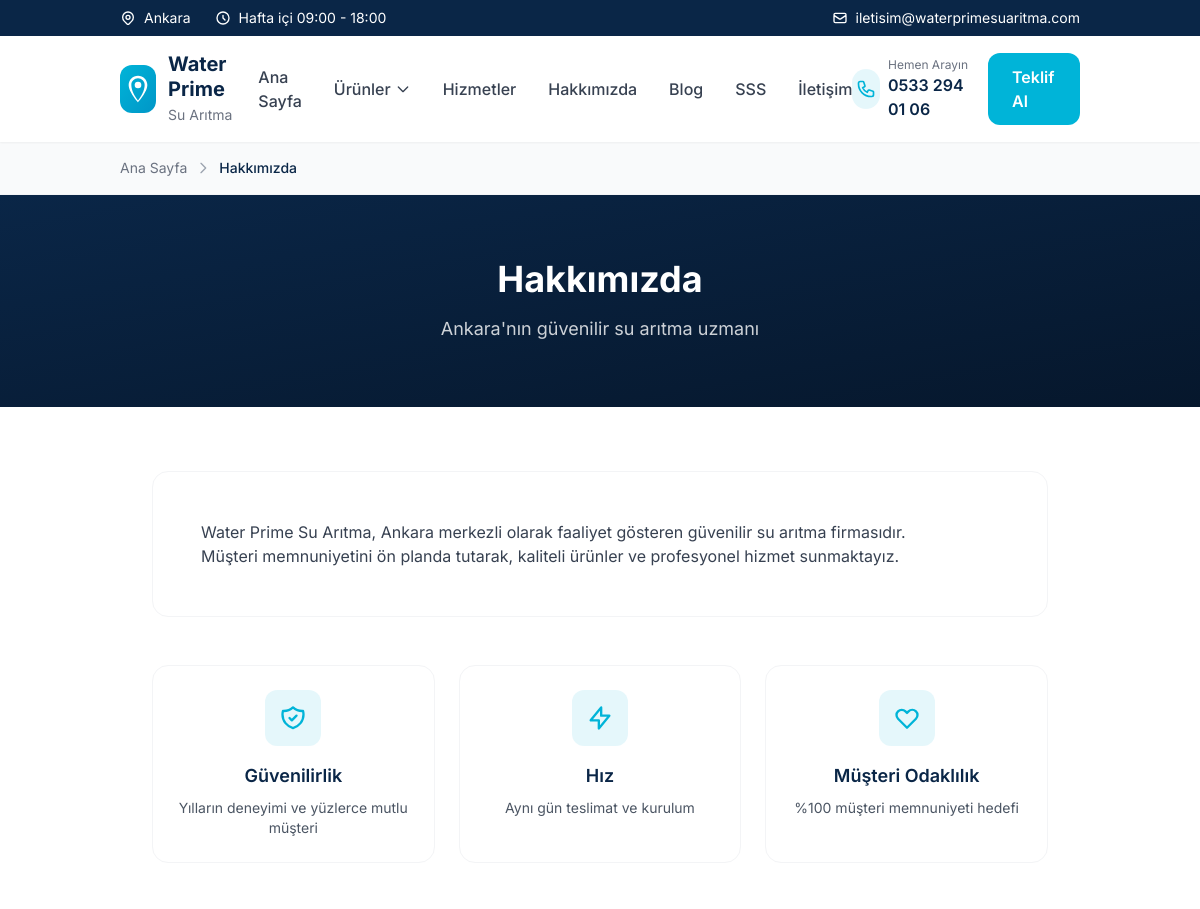
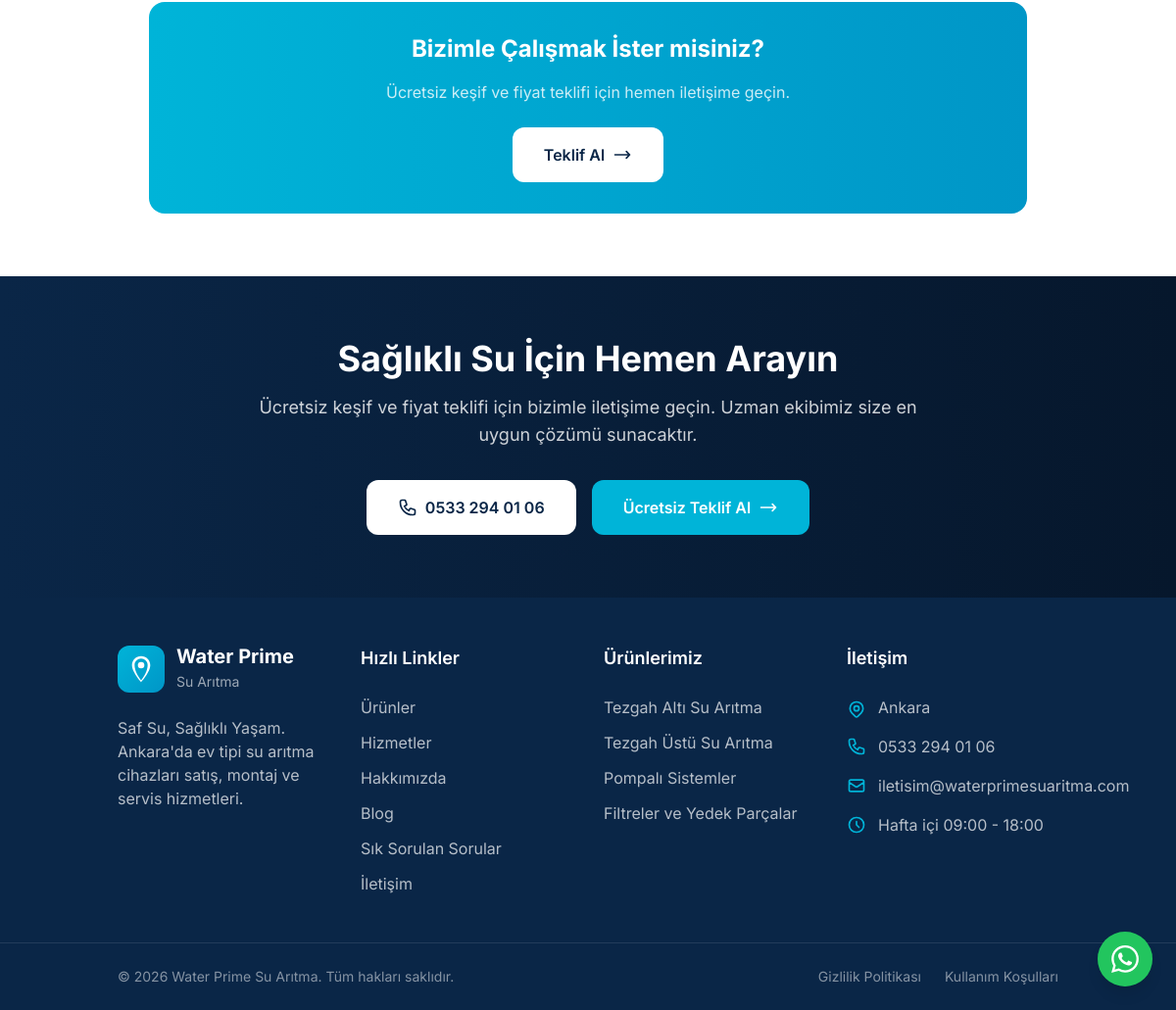
The page /pages/hakkimizda.php on the database its author committed (2 pictures, top to bottom).
### tables this page shows
CREATE TABLE `pages` (
  `id` int(11) NOT NULL AUTO_INCREMENT,
  `title` varchar(255) NOT NULL,
  `slug` varchar(255) NOT NULL,
  `content` longtext DEFAULT NULL,
  `is_active` tinyint(1) DEFAULT 1,
  `meta_title` varchar(255) DEFAULT NULL,
  `meta_description` text DEFAULT NULL,
  `created_at` datetime DEFAULT CURRENT_TIMESTAMP,
  `updated_at` datetime DEFAULT CURRENT_TIMESTAMP ON UPDATE CURRENT_TIMESTAMP,
  PRIMARY KEY (`id`),
  UNIQUE KEY `slug` (`slug`)
);

CREATE TABLE `categories` (
  `id` int(11) NOT NULL AUTO_INCREMENT,
  `name` varchar(100) NOT NULL,
  `slug` varchar(100) NOT NULL,
  `description` text DEFAULT NULL,
  `image` varchar(255) DEFAULT NULL,
  `sort_order` int(11) DEFAULT 0,
  `is_active` tinyint(1) DEFAULT 1,
  `meta_title` varchar(255) DEFAULT NULL,
  `meta_description` text DEFAULT NULL,
  `created_at` datetime DEFAULT CURRENT_TIMESTAMP,
  `updated_at` datetime DEFAULT CURRENT_TIMESTAMP ON UPDATE CURRENT_TIMESTAMP,
  PRIMARY KEY (`id`),
  UNIQUE KEY `slug` (`slug`)
);

### includes/functions.php (called while the page is built, shortened)
<?php
function e($string) {
    return htmlspecialchars($string ?? '', ENT_QUOTES, 'UTF-8');
}
function getCategories($activeOnly = true) {
    $db = getDB();
    $sql = "SELECT * FROM categories";
    if ($activeOnly) {
        $sql .= " WHERE is_active = 1";
    }
    $sql .= " ORDER BY sort_order ASC";
    $stmt = $db->query($sql);
    return $stmt->fetchAll();
}

### pages/hakkimizda.php (the view, shortened to what this page needs)
<?php
$db = getDB();
$stmt = $db->prepare("SELECT * FROM pages WHERE slug = 'hakkimizda'");
$stmt->execute();
$page = $stmt->fetch();
include INCLUDES_PATH . 'header.php';
?>
<section class="bg-gray-50 py-4 border-b border-gray-100">
    <div class="container">
        <nav class="flex items-center gap-2 text-sm">
            <a href="<?= SITE_URL ?>" class="text-gray-500 hover:text-accent transition-colors">Ana Sayfa</a>
            <svg class="w-4 h-4 text-gray-400" fill="none" stroke="currentColor" viewBox="0 0 24 24">
                <path stroke-linecap="round" stroke-linejoin="round" stroke-width="2" d="M9 5l7 7-7 7"/>
            </svg>
            <span class="text-primary font-medium">Hakkımızda</span>
        </nav>
    </div>
</section>
<section class="bg-gradient-to-br from-primary to-primary-700 py-16">
    <div class="container text-center">
        <h1 class="text-3xl md:text-4xl font-bold text-white mb-4">Hakkımızda</h1>
        <p class="text-white/80 text-lg max-w-2xl mx-auto">
            Ankara'nın güvenilir su arıtma uzmanı
        </p>
    </div>
</section>
<section class="py-16">
    <div class="container">
        <div class="max-w-4xl mx-auto">
            <div class="bg-white rounded-2xl border border-gray-100 p-8 md:p-12 mb-12">
                <div class="prose prose-lg max-w-none">
                    <?php if ($page && $page['content']): ?>
                        <?= $page['content'] ?>
                    <?php endif; ?>
                </div>
            </div>
            <div class="grid md:grid-cols-3 gap-6 mb-12">
                <div class="bg-white rounded-2xl border border-gray-100 p-6 text-center">
                    <div class="w-14 h-14 rounded-xl bg-accent/10 flex items-center justify-center mx-auto mb-4">
                    </div>
                    <h3 class="text-lg font-semibold text-primary mb-2">Güvenilirlik</h3>
                    <p class="text-gray-600 text-sm">Yılların deneyimi ve yüzlerce mutlu müşteri</p>
                </div>
                <div class="bg-white rounded-2xl border border-gray-100 p-6 text-center">
                    <div class="w-14 h-14 rounded-xl bg-accent/10 flex items-center justify-center mx-auto mb-4">
                        <svg class="w-7 h-7 text-accent" fill="none" stroke="currentColor" viewBox="0 0 24 24">
                            <path stroke-linecap="round" stroke-linejoin="round" stroke-width="2" d="M13 10V3L4 14h7v7l9-11h-7z"/>
                        </svg>
                    </div>
                    <h3 class="text-lg font-semibold text-primary mb-2">Hız</h3>
                    <p class="text-gray-600 text-sm">Aynı gün teslimat ve kurulum</p>
                </div>
                <div class="bg-white rounded-2xl border border-gray-100 p-6 text-center">
                    <div class="w-14 h-14 rounded-xl bg-accent/10 flex items-center justify-center mx-auto mb-4">
                        <svg class="w-7 h-7 text-accent" fill="none" stroke="currentColor" viewBox="0 0 24 24">
                            <path stroke-linecap="round" stroke-linejoin="round" stroke-width="2" d="M4.318 6.318a4.5 4.5 0 000 6.364L12 20.364l7.682-7.682a4.5 4.5 0 00-6.364-6.364L12 7.636l-1.318-1.318a4.5 4.5 0 00-6.364 0z"/>
                        </svg>
                    </div>
                    <h3 class="text-lg font-semibold text-primary mb-2">Müşteri Odaklılık</h3>
                    <p class="text-gray-600 text-sm">%100 müşteri memnuniyeti hedefi</p>
                </div>
            </div>
            <div class="bg-gradient-to-r from-accent to-accent-dark rounded-2xl p-8 text-center text-white">
                <h2 class="text-2xl font-bold mb-4">Bizimle Çalışmak İster misiniz?</h2>
                <p class="text-white/80 mb-6">Ücretsiz keşif ve fiyat teklifi için hemen iletişime geçin.</p>
                <a href="<?= SITE_URL ?>/teklif-al" class="inline-flex items-center gap-2 bg-white text-primary px-8 py-4 rounded-xl font-semibold hover:bg-gray-100 transition-colors">
                    Teklif Al
                    <svg class="w-5 h-5" fill="none" stroke="currentColor" viewBox="0 0 24 24">
                        <path stroke-linecap="round" stroke-linejoin="round" stroke-width="2" d="M17 8l4 4m0 0l-4 4m4-4H3"/>
                    </svg>
                </a>
            </div>
        </div>
    </div>
</section>
<?php include INCLUDES_PATH . 'footer.php'; ?>

### includes/footer.php (shortened to what this page needs)
    </main>
    <section class="bg-gradient-to-r from-primary to-primary-700 py-16">
        <div class="container text-center">
            <h2 class="text-3xl md:text-4xl font-bold text-white mb-4">Sağlıklı Su İçin Hemen Arayın</h2>
            <p class="text-white/80 text-lg mb-8 max-w-2xl mx-auto">
                Ücretsiz keşif ve fiyat teklifi için bizimle iletişime geçin. Uzman ekibimiz size en uygun çözümü sunacaktır.
            </p>
            <div class="flex flex-col sm:flex-row gap-4 justify-center">
                <a href="<?= CONTACT_PHONE_LINK ?>" class="inline-flex items-center justify-center gap-2 bg-white text-primary px-8 py-4 rounded-xl font-semibold hover:bg-gray-100 transition-colors">
                    <?= CONTACT_PHONE ?>
                </a>
                <a href="<?= SITE_URL ?>/teklif-al" class="inline-flex items-center justify-center gap-2 bg-accent hover:bg-accent-dark text-white px-8 py-4 rounded-xl font-semibold transition-colors">
                    Ücretsiz Teklif Al
                    <svg class="w-5 h-5" fill="none" stroke="currentColor" viewBox="0 0 24 24">
                        <path stroke-linecap="round" stroke-linejoin="round" stroke-width="2" d="M17 8l4 4m0 0l-4 4m4-4H3"/>
                    </svg>
                </a>
            </div>
        </div>
    </section>
    <footer class="bg-primary text-white">
        <div class="container py-12">
            <div class="grid grid-cols-1 md:grid-cols-2 lg:grid-cols-4 gap-8">
                <div>
                    <div class="flex items-center gap-3 mb-6">
                        <div class="w-12 h-12 bg-gradient-to-br from-accent to-accent-dark rounded-xl flex items-center justify-center">
                            <svg class="w-8 h-8 text-white" viewBox="0 0 24 24" fill="currentColor">
                                <path d="M12 2C8.13 2 5 5.13 5 9c0 5.25 7 13 7 13s7-7.75 7-13c0-3.87-3.13-7-7-7zm0 18.55C9.79 17.93 7 13.18 7 9c0-2.76 2.24-5 5-5s5 2.24 5 5c0 4.18-2.79 8.93-5 11.55z"/>
                                <circle cx="12" cy="9" r="2.5"/>
                            </svg>
                        </div>
                        <div>
                            <span class="text-xl font-bold block leading-tight">Water Prime</span>
                            <span class="text-sm text-white/60">Su Arıtma</span>
                        </div>
                    </div>
                    <p class="text-white/70 mb-6">
                        <?= SITE_SLOGAN ?>. Ankara'da ev tipi su arıtma cihazları satış, montaj ve servis hizmetleri.
                    </p>
                </div>
                <div>
                    <h3 class="text-lg font-semibold mb-6">Hızlı Linkler</h3>
                    <ul class="space-y-3">
                        <li>
                            <a href="<?= SITE_URL ?>/urunler" class="text-white/70 hover:text-accent transition-colors">Ürünler</a>
                        </li>
                        <li>
                            <a href="<?= SITE_URL ?>/hizmetler" class="text-white/70 hover:text-accent transition-colors">Hizmetler</a>
                        </li>
                        <li>
                            <a href="<?= SITE_URL ?>/hakkimizda" class="text-white/70 hover:text-accent transition-colors">Hakkımızda</a>
                        </li>
                        <li>
                            <a href="<?= SITE_URL ?>/blog" class="text-white/70 hover:text-accent transition-colors">Blog</a>
                        </li>
                        <li>
                            <a href="<?= SITE_URL ?>/sss" class="text-white/70 hover:text-accent transition-colors">Sık Sorulan Sorular</a>
                        </li>
                        <li>
                            <a href="<?= SITE_URL ?>/iletisim" class="text-white/70 hover:text-accent transition-colors">İletişim</a>
                        </li>
                    </ul>
                </div>
                <div>
                    <h3 class="text-lg font-semibold mb-6">Ürünlerimiz</h3>
                    <ul class="space-y-3">
                        <?php foreach (getCategories() as $category): ?>
                        <li>
                            <a href="<?= SITE_URL ?>/urunler/<?= e($category['slug']) ?>" class="text-white/70 hover:text-accent transition-colors">
                                <?= e($category['name']) ?>
                            </a>
                        </li>
                        <?php endforeach; ?>
                    </ul>
                </div>
                <div>
                    <h3 class="text-lg font-semibold mb-6">İletişim</h3>
                    <ul class="space-y-4">
                        <li class="flex items-start gap-3">
                            <span class="text-white/70"><?= CONTACT_ADDRESS ?></span>
                        </li>
                        <li class="flex items-center gap-3">
                            <a href="<?= CONTACT_PHONE_LINK ?>" class="text-white/70 hover:text-accent transition-colors"><?= CONTACT_PHONE ?></a>
                        </li>
                        <li class="flex items-center gap-3">
                            <svg class="w-5 h-5 text-accent flex-shrink-0" fill="none" stroke="currentColor" viewBox="0 0 24 24">
                                <path stroke-linecap="round" stroke-linejoin="round" stroke-width="2" d="M3 8l7.89 5.26a2 2 0 002.22 0L21 8M5 19h14a2 2 0 002-2V7a2 2 0 00-2-2H5a2 2 0 00-2 2v10a2 2 0 002 2z"/>
                            </svg>
                            <a href="mailto:<?= CONTACT_EMAIL ?>" class="text-white/70 hover:text-accent transition-colors"><?= CONTACT_EMAIL ?></a>
                        </li>
                        <li class="flex items-center gap-3">
                            <svg class="w-5 h-5 text-accent flex-shrink-0" fill="none" stroke="currentColor" viewBox="0 0 24 24">
                                <path stroke-linecap="round" stroke-linejoin="round" stroke-width="2" d="M12 8v4l3 3m6-3a9 9 0 11-18 0 9 9 0 0118 0z"/>
                            </svg>
                            <span class="text-white/70"><?= WORKING_HOURS ?></span>
                        </li>
                    </ul>
                </div>
            </div>
        </div>
        <div class="border-t border-white/10">
            <div class="container py-6">
                <div class="flex flex-col md:flex-row justify-between items-center gap-4">
                    <p class="text-white/50 text-sm">
                        &copy; <?= date('Y') ?> <?= SITE_NAME ?>. Tüm hakları saklıdır.
                    </p>
                    <div class="flex gap-6 text-sm">
                        <a href="<?= SITE_URL ?>/gizlilik-politikasi" class="text-white/50 hover:text-white transition-colors">Gizlilik Politikası</a>
                        <a href="<?= SITE_URL ?>/kullanim-kosullari" class="text-white/50 hover:text-white transition-colors">Kullanım Koşulları</a>
                    </div>
                </div>
            </div>
        </div>
    </footer>
    <a href="https://wa.me/<?= CONTACT_WHATSAPP ?>?text=Merhaba,%20su%20arıtma%20cihazı%20hakkında%20bilgi%20almak%20istiyorum."
       target="_blank"
       rel="noopener"
       class="fixed bottom-6 right-6 z-50 group"
       aria-label="WhatsApp ile iletişime geçin">
        <div class="relative">
            <div class="relative w-14 h-14 bg-green-500 rounded-full flex items-center justify-center shadow-lg hover:bg-green-600 transition-all hover:scale-110 hover:shadow-xl">
            </div>
        </div>
    </a>
</body>
</html>

### assets/css/style.css (style rules this page uses)
.container { width: 100%; max-width: 1400px; margin-left: auto; margin-right: auto; padding-left: 1rem; padding-right: 1rem; }
@media (min-width: 640px) { .container { padding-left: 1.5rem; padding-right: 1.5rem; } }
@media (min-width: 1024px) { .container { padding-left: 2rem; padding-right: 2rem; } }
html { scroll-behavior: smooth; }

### rows shown on the page
pages: content "Water Prime Su Arıtma, Ankara merkezli olarak faaliyet gösteren güvenilir su arıtma firmasıdır. Müşteri memnuniyetini ön planda tutarak, kaliteli ürünler ve profesyonel hizmet sunmaktayız."
categories: name "Tezgah Altı Su Arıtma"
categories: name "Tezgah Üstü Su Arıtma"
categories: name "Pompalı Sistemler"
categories: name "Filtreler ve Yedek Parçalar"

### other values the page prints
CONTACT_ADDRESS "Ankara"
WORKING_HOURS "Hafta içi 09:00 - 18:00"
CONTACT_EMAIL "iletisim@waterprimesuaritma.com"
CONTACT_PHONE "0533 294 01 06"
SITE_SLOGAN "Saf Su, Sağlıklı Yaşam"
SITE_NAME "Water Prime Su Arıtma"
